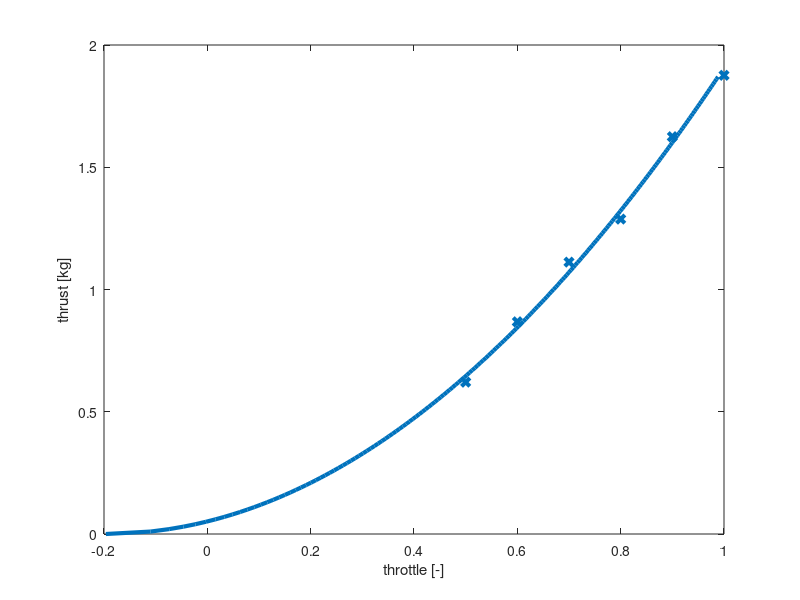

This figure's MATLAB source:
% computes ka and kb from two-point measured thrust

% masses of UAV
mass = [
0.621;
0.868;
1.112;
1.288;
1.625;
1.876;
];

% thrusts needed to hover
thrust = [
0.5;
0.6;
0.7;
0.8;
0.9;
1.0;
];

thrust

%%%%%%%%%%%%%%%%%%%%%%%%%%%%%%%%%%%%%%%%%%%%%%%%%%%%%
%%%%%%%%%%%%%%%%%%%%%%%%%%%%%%%%%%%%%%%%%%%%%%%%%%%%%

% the gravitational acceleration
g = 9.81;

% create the main matrix
A = ones(length(mass), 3);

for i=1:length(mass)
  A(i, 1) = sqrt((mass(i)*g));
  A(i, 2) = 1.0;
  A(i, 3) = mass(i)*g*0;
end

% print A
A;

% compute the linear coeficients
X = A\thrust;

% plot the constants
ka = X(1)
kb = X(2)
kc = X(3)

% plot
fig = figure(1);
y = 0:0.01:mass(end);
x = [];
for i=1:length(y)
  x(i) = ka*sqrt(y(i)*g) + kb + kc*y(i)*g*0;
end

hold off
plot(x, y, 'linewidth', 3)
hold on
scatter(thrust, mass, 'x', 'linewidth', 3)
xlabel('throttle [-]')
ylabel('thrust [kg]')
